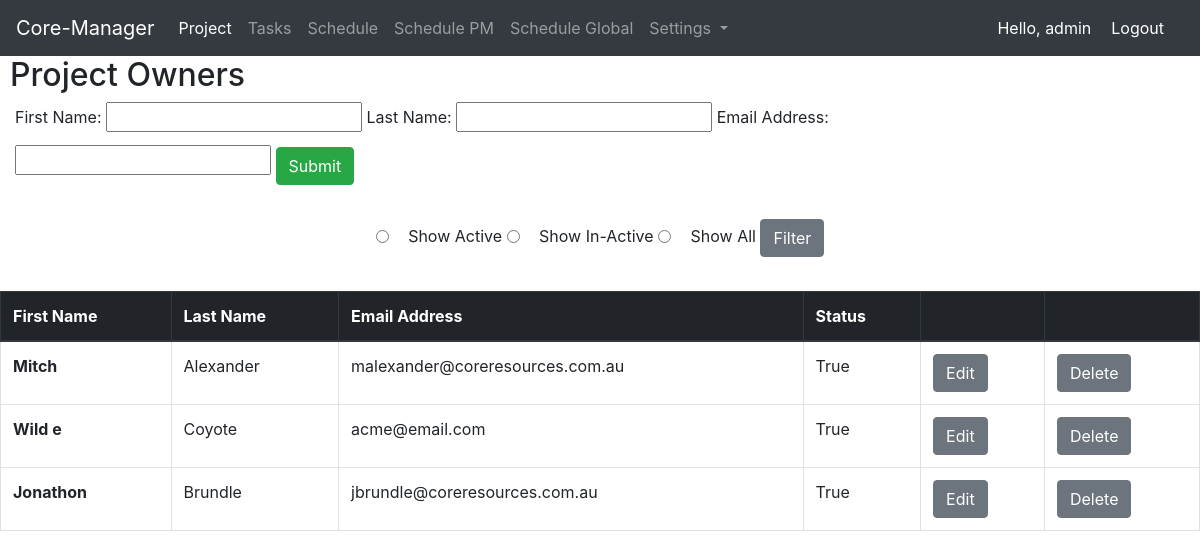
Before: /project_owners (signed in) with the older database file.
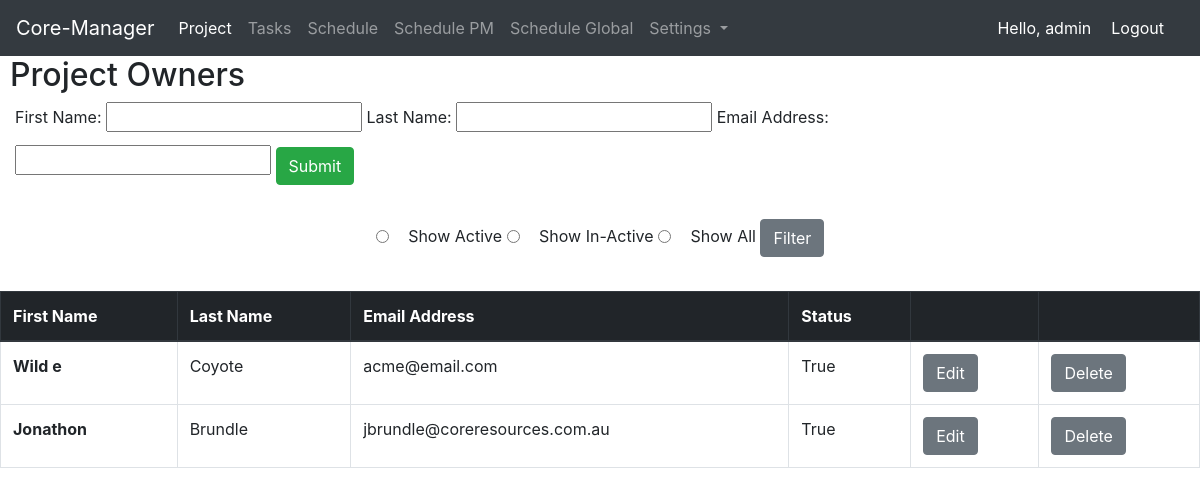
After: the same page with the newer database file.
### project/models.py (models this page shows, shortened)
class ProjectOwners(models.Model):
    first_name = models.CharField(max_length=50)
    last_name = models.CharField(max_length=70)
    email_address = models.CharField(max_length=250, blank=True)
    status_active = models.BooleanField(default=True)
    project_owner_concat_name = models.CharField(max_length=100, blank=True)

### home/decorators.py (the view)
        def wrapper_func(request, *args, **kwargs):
            group = None
            if request.user.groups.exists():
                group= request.user.groups.all()[0].name
            if group in allowed_roles:
                return view_func(request, *args, **kwargs)
            else:
                return HttpResponse('You are not authorised to view this page')

### templates/project/project_owner.html (shortened to what this page needs)
{% extends 'base.html' %}
{% load static %}
{% block css_files %}
        <link rel="stylesheet" href="{% static "project/project.css" %}">
  {% endblock %}
{% block content %}
<h2>Project Owners</h2>
{% if submitted %}
{% else %}
    <form class="form_add" action="" method="POST">
        {{ form }}
        <input id="form_submit" type="submit" value="Submit" name="submit_form" class="btn btn-success">
    </form>
{% endif %}
<br/>
<div class="table_sort">
    <form method="POST" action="">
        <input class="radio_filter" type="radio" value="True" name="project_owner_status"/> Show Active
        <input class="radio_filter" type="radio" value="False" name="project_owner_status"/> Show In-Active
        <input class="radio_filter" type="radio" value="Default" name="project_owner_status"/> Show All
        <input class="btn btn-secondary" type="submit" value="Filter" name="project_filter">
    </form>
</div>
<br/>
<table class="table table-bordered table-hover">
    <thead class="thead-dark">
    <tr>
        <th scope="col">First Name</th>
        <th scope="col">Last Name</th>
        <th scope="col">Email Address</th>
        <th scope="col">Status</th>
        <th scope="col"></th>
        <th scope="col"></th>
    </tr>
    </thead>
    <tbody>
{% if project_owner_list %}
    {% for owner in project_owner_list %}
        <tr>
            <th scope="row">{{owner.first_name}}</th>
            <td>{{owner.last_name}}</td>
            <td>{{owner.email_address}}</td>
            <td>{{owner.status_active}}</td>
            <td><a href="{% url 'project_app:edit_project_owner' owner.id %}" class="btn btn-secondary">Edit</a></td>
            <td><a href="{% url 'project_app:delete_project_owner' owner.id %}" class="btn btn-secondary">Delete</a></td>
        </tr>
    {% endfor %}
{% endif %}
    </tbody>
</table>
{% endblock %}

Changed rows visible on the page:
removed ProjectOwners: first_name "Mitch", last_name "Alexander", email_address "malexander@coreresources.com.au", status_active "True"
